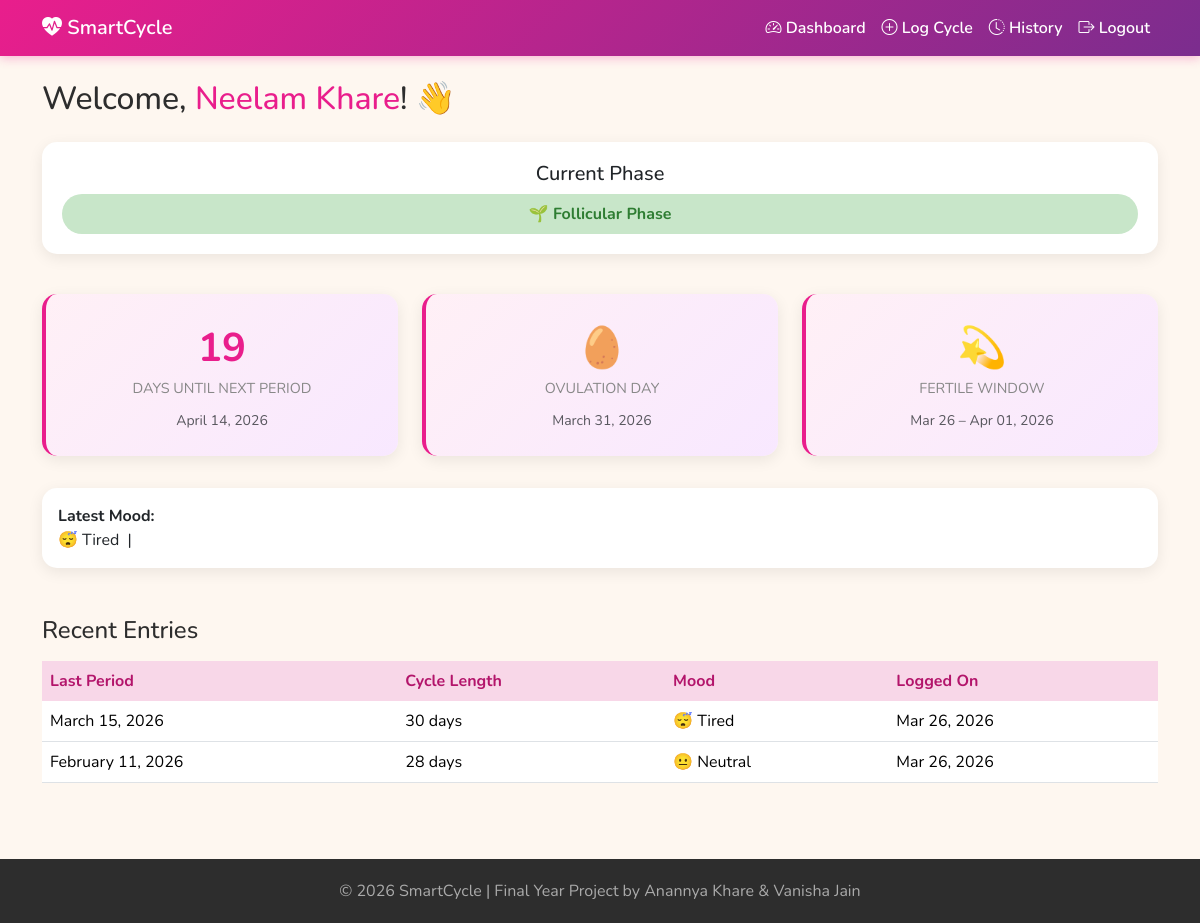
The page /dashboard (signed in) on the database its author committed.
### models.py (models this page shows, shortened)
class User(db.Model, UserMixin):
    id = db.Column(db.Integer, primary_key=True)
    username = db.Column(db.String(80), unique=True, nullable=False)
    email = db.Column(db.String(120), unique=True, nullable=False)
    password_hash = db.Column(db.String(200), nullable=False)
    created_at = db.Column(db.DateTime, default=datetime.utcnow)
    cycles = db.relationship('Cycle', backref='user', lazy=True)

class Cycle(db.Model):
    id = db.Column(db.Integer, primary_key=True)
    user_id = db.Column(db.Integer, db.ForeignKey('user.id'), nullable=False)
    last_period = db.Column(db.Date, nullable=False)
    cycle_length = db.Column(db.Integer, nullable=False, default=28)
    mood = db.Column(db.String(50))
    notes = db.Column(db.Text)
    logged_at = db.Column(db.DateTime, default=datetime.utcnow)

### app.py (the view)
@app.route('/dashboard')
@login_required
def dashboard():
    cycles = Cycle.query.filter_by(user_id=current_user.id).order_by(Cycle.last_period.desc()).all()
    predictions = None
    if cycles:
        latest = cycles[0]
        predictions = calculate_predictions(latest.last_period, latest.cycle_length)
        predictions['mood'] = latest.mood
        predictions['notes'] = latest.notes
    return render_template('dashboard.html', cycles=cycles, predictions=predictions)

### app.py (called while the page is built)
@login_manager.user_loader
def load_user(user_id):
    return User.query.get(int(user_id))

### templates/dashboard.html (shortened to what this page needs)
{% extends "base.html" %}
{% block content %}
<div class="container my-4">
    <h2 class="mb-4">Welcome, <span style="color:var(--pink-primary)">{{ current_user.username }}</span>! 👋</h2>
    {% if predictions %}
    <div class="row mb-4">
        <div class="col-md-12 mb-3">
            <div class="card card-phase">
                <h5>Current Phase</h5>
                {% if 'Menstrual' in predictions.phase %}
                    <span class="phase-badge phase-menstrual">🩸 {{ predictions.phase }}</span>
                {% elif 'Follicular' in predictions.phase %}
                    <span class="phase-badge phase-follicular">🌱 {{ predictions.phase }}</span>
                {% elif 'Ovulation' in predictions.phase %}
                    <span class="phase-badge phase-ovulation">🌟 {{ predictions.phase }}</span>
                {% elif 'Luteal' in predictions.phase %}
                    <span class="phase-badge phase-luteal">🌙 {{ predictions.phase }}</span>
                {% else %}
                    <span class="phase-badge phase-default">{{ predictions.phase }}</span>
                {% endif %}
            </div>
        </div>
    </div>
    <div class="row">
        <div class="col-md-4 mb-3">
            <div class="card card-prediction p-4 text-center">
                <div class="stat-number">{{ predictions.days_until_next }}</div>
                <div class="stat-label">Days Until Next Period</div>
                <p class="mt-2 mb-0"><small class="text-muted">{{ predictions.next_period.strftime('%B %d, %Y') }}</small></p>
            </div>
        </div>
        <div class="col-md-4 mb-3">
            <div class="card card-prediction p-4 text-center">
                <div class="stat-number">🥚</div>
                <div class="stat-label">Ovulation Day</div>
                <p class="mt-2 mb-0"><small class="text-muted">{{ predictions.ovulation_day.strftime('%B %d, %Y') }}</small></p>
            </div>
        </div>
        <div class="col-md-4 mb-3">
            <div class="card card-prediction p-4 text-center">
                <div class="stat-number">💫</div>
                <div class="stat-label">Fertile Window</div>
                <p class="mt-2 mb-0"><small class="text-muted">{{ predictions.fertile_start.strftime('%b %d') }} – {{ predictions.fertile_end.strftime('%b %d, %Y') }}</small></p>
            </div>
        </div>
    </div>
    {% if predictions.mood %}
    <div class="card p-3 mt-3">
        <strong>Latest Mood:</strong> {{ predictions.mood }} &nbsp;|&nbsp;
    </div>
    {% endif %}
    {% else %}
    <div class="card p-5 text-center">
        <h4>No cycle data yet!</h4>
        <p class="text-muted">Start by logging your first cycle to see predictions.</p>
        <a href="{{ url_for('log_cycle') }}" class="btn btn-pink">Log Your First Cycle</a>
    </div>
    {% endif %}
    {% if cycles %}
    <h4 class="mt-5 mb-3">Recent Entries</h4>
    <div class="table-responsive">
        <table class="table table-history">
            <thead>
                <tr>
                    <th>Last Period</th>
                    <th>Cycle Length</th>
                    <th>Mood</th>
                    <th>Logged On</th>
                </tr>
            </thead>
            <tbody>
                {% for c in cycles[:5] %}
                <tr>
                    <td>{{ c.last_period.strftime('%B %d, %Y') }}</td>
                    <td>{{ c.cycle_length }} days</td>
                    <td>{{ c.mood or '—' }}</td>
                    <td>{{ c.logged_at.strftime('%b %d, %Y') }}</td>
                </tr>
                {% endfor %}
            </tbody>
        </table>
    </div>
    {% endif %}
</div>
{% endblock %}

### templates/base.html (shortened to what this page needs)
<!DOCTYPE html>
<html lang="en">
<head>
    <link href="https://cdn.jsdelivr.net/npm/bootstrap@5.3.2/dist/css/bootstrap.min.css" rel="stylesheet">
    <link href="https://cdn.jsdelivr.net/npm/bootstrap-icons@1.11.2/font/bootstrap-icons.min.css" rel="stylesheet">
    <link rel="stylesheet" href="{{ url_for('static', filename='style.css') }}">
</head>
<body>
    <nav class="navbar navbar-expand-lg">
        <div class="container">
            <a class="navbar-brand" href="{{ url_for('home') }}">
                <i class="bi bi-heart-pulse-fill"></i> SmartCycle
            </a>
            <div class="collapse navbar-collapse" id="navContent">
                <ul class="navbar-nav ms-auto">
                    {% if current_user.is_authenticated %}
                        <li class="nav-item"><a class="nav-link" href="{{ url_for('dashboard') }}"><i class="bi bi-speedometer2"></i> Dashboard</a></li>
                        <li class="nav-item"><a class="nav-link" href="{{ url_for('log_cycle') }}"><i class="bi bi-plus-circle"></i> Log Cycle</a></li>
                        <li class="nav-item"><a class="nav-link" href="{{ url_for('history') }}"><i class="bi bi-clock-history"></i> History</a></li>
                        <li class="nav-item"><a class="nav-link" href="{{ url_for('logout') }}"><i class="bi bi-box-arrow-right"></i> Logout</a></li>
                    {% else %}
                        <li class="nav-item"><a class="nav-link" href="{{ url_for('login') }}"><i class="bi bi-box-arrow-in-right"></i> Login</a></li>
                        <li class="nav-item"><a class="nav-link" href="{{ url_for('register') }}"><i class="bi bi-person-plus"></i> Register</a></li>
                    {% endif %}
                </ul>
            </div>
        </div>
    </nav>
    {% block content %}{% endblock %}
    <footer class="text-center">
        <p class="mb-0">&copy; 2026 SmartCycle | Final Year Project by Anannya Khare &amp; Vanisha Jain</p>
    </footer>
</body>
</html>

### static/style.css (style rules this page uses)
:root { --pink-primary: #e91e8c; --pink-light: #f8d7e8; --pink-dark: #b3156b; --purple-accent: #7b2d8e; --bg-cream: #fef7f0; --text-dark: #2d2d2d; }
body { font-family: 'Nunito', sans-serif; background-color: var(--bg-cream); color: var(--text-dark); }
.navbar { background: linear-gradient(135deg, var(--pink-primary), var(--purple-accent)) !important; box-shadow: 0 2px 10px rgba(233, 30, 140, 0.3); }
.navbar-brand, .nav-link { color: #fff !important; font-weight: 600; }
.card { border: none; border-radius: 15px; box-shadow: 0 4px 15px rgba(0,0,0,0.08); transition: transform 0.2s; }
.card-prediction { background: linear-gradient(135deg, #fff0f6, #f8e8ff); border-left: 4px solid var(--pink-primary); }
.card-phase { text-align: center; padding: 20px; }
.phase-badge { display: inline-block; padding: 8px 20px; border-radius: 20px; font-weight: 700; font-size: 1rem; }
.phase-follicular { background: #c8e6c9; color: #2e7d32; }
.stat-number { font-size: 2.5rem; font-weight: 700; color: var(--pink-primary); }
.stat-label { font-size: 0.9rem; color: #888; text-transform: uppercase; }
.table-history th { background: var(--pink-light); color: var(--pink-dark); border: none; }
footer { background: var(--text-dark); color: #aaa; padding: 20px 0; margin-top: 60px; }

### rows shown on the page
User: username "Neelam Khare"
Cycle: mood "😴 Tired", last_period "March 15, 2026", cycle_length "30", logged_at "Mar 26, 2026"
Cycle: last_period "February 11, 2026", cycle_length "28", mood "😐 Neutral", logged_at "Mar 26, 2026"

### other values the page prints
{{ predictions.phase }} "Follicular Phase"
{{ predictions.days_until_next }} "19"
{{ predictions.next_period.strftime('%B %d, %Y') }} "April 14, 2026"
{{ predictions.ovulation_day.strftime('%B %d, %Y') }} "March 31, 2026"
{{ predictions.fertile_start.strftime('%b %d') }} "Mar 26"
{{ predictions.fertile_end.strftime('%b %d, %Y') }} "Apr 01, 2026"
